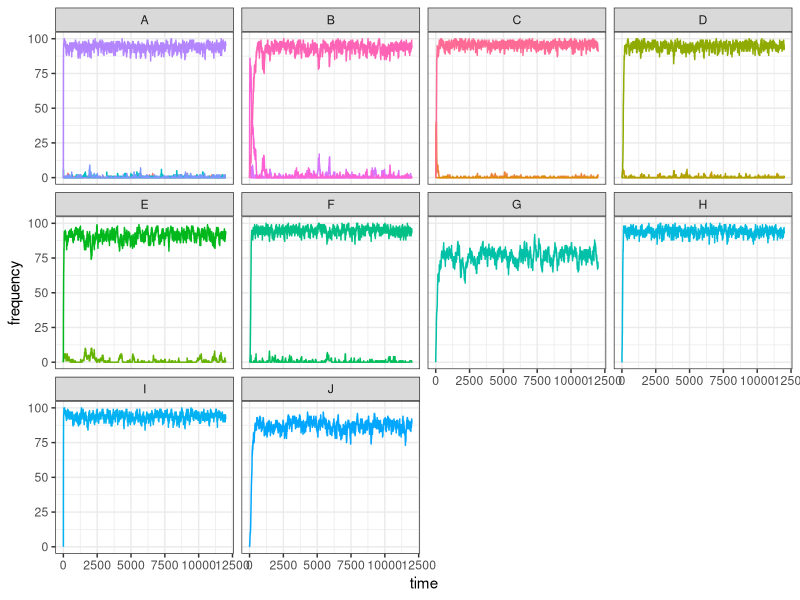
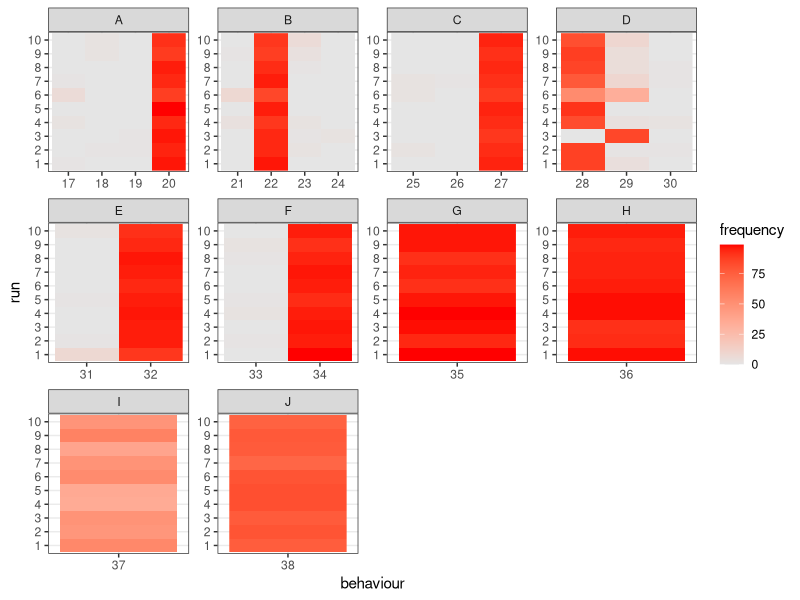

R code for these plots, in order:
## ---- chunk 1
knitr::opts_chunk$set(echo = TRUE)
## ---- chunk 2
N <- 100
pop <- matrix(c(rep(0, 38 * N), sample(1:300, N, replace = TRUE)), nrow = N, byrow = FALSE)
## ---- chunk 3
nut_y <- sum(pop[1, 17:20]) + sum(pop[1, 25:27]) + sum(pop[1, 31:32]) + pop[1, 35] + pop[1, 37]
nut_z <- sum(pop[1, 21:24]) + sum(pop[1, 28:30]) + sum(pop[1, 33:34]) + pop[1, 36] + pop[1, 38]

state <- 1 - abs(nut_y - nut_z) / 5
## ---- chunk 4
state <- 1 - abs(1 - 2) / 5
state
## ---- chunk 5
library(tidyverse)

set_oranzees_environment <- function() {
  list_pop <- c("Uossob", "Iat Forest", "Ebmog", "Elaham", "Elabik", "Ognodub")
  output <- tibble(
    population = rep(list_pop, each = 38),
    behaviour = as.factor(rep(1:38, 6)),
    type = rep(c(rep("social", 16), rep("food-related", 22)), 6),
    category = rep(c(
      rep("play", 4), rep("display", 4), rep("groom", 4), rep("courthsip", 4),
      "A", "A", "A", "A", "B", "B", "B", "B", "C", "C", "C", "D", "D", "D", "E", "E", "F", "F", "G", "H", "I", "J"
    ), 6),
    nutrient = rep(c(rep(NA, 16), "Y", "Y", "Y", "Y", "Z", "Z", "Z", "Z", "Y", "Y", "Y", "Z", "Z", "Z", "Y", "Y", "Z", "Z", "Y", "Z", "Y", "Z"), 6),
    p_g = rep(NA, 38 * 6),
    p_e = rep(NA, 38 * 6)
  )

  env_or_x <- c(220, 230, 700, 705, 710, 750)
  env_or_y <- c(660, 610, 450, 430, 510, 550)

  # genetic predispositions:
  x_g <- sample(1:1000, 38)
  y_g <- sample(1:1000, 38)

  # ecological availability:
  x_e <- sample(1:1000, 38)
  y_e <- sample(1:1000, 38)

  for (i in 1:6) {
    for (behav in 1:38) {
      output[output$population == list_pop[i] & output$behaviour == behav, ]$p_g <- 1 - sqrt((x_g[behav] - env_or_x[i])^2 + (y_g[behav] - env_or_y[i])^2) / 1000

      if (behav > 16) { # only for food-related behaviours:
        output[output$population == list_pop[i] & output$behaviour == behav, ]$p_e <- 1 - sqrt((x_e[behav] - env_or_x[i])^2 + (y_e[behav] - env_or_y[i])^2) / 500
      }
    }
  }

  # replace negative values with 0s:
  if (dim(output[output$p_g < 0, ])[1] > 0) {
    output[output$p_g < 0, ]$p_g <- 0
  }
  if (dim(output[output$p_e < 0 & !is.na(output$p_e), ])[1] > 0) {
    output[output$p_e < 0 & !is.na(output$p_e), ]$p_e <- 0
  }

  # return the tibble:
  output
}
## ---- chunk 6
oranzees_environment <- set_oranzees_environment()
test_environment <- oranzees_environment %>%
  filter(population == "Uossob")
## ---- chunk 7

food_behaviours <- which(pop[1, 17:38] > 0) + 16
if (length(food_behaviours) > 1) {
  amount <- test_environment$p_e[food_behaviours]
  nutrients <- test_environment$nutrient[food_behaviours]
  if (length(unique(nutrients)) > 1) {
    state <- ((1 - abs(sum(amount[nutrients == "Y"]) - sum(amount[nutrients == "Z"])) / 5) + sum(amount) / 10) / 2
  } else {
    state <- 0
  }
} else {
  state <- 0
}
## ---- chunk 8
state <- rep(0, N)
p_state <- rep(NA, N)
for (i in 1:N) {
  food_behaviours <- which(pop[i, 17:38] > 0) + 16
  if (length(food_behaviours) > 1) {
    amount <- test_environment$p_e[food_behaviours]
    nutrients <- test_environment$nutrient[food_behaviours]
    if (length(unique(nutrients)) > 1) {
      state[i] <- ((1 - abs(sum(amount[nutrients == "Y"]) - sum(amount[nutrients == "Z"])) / 5) + sum(amount) / 10) / 2
    } else {
      state[i] <- 0
    }
  } else {
    state[i] <- 0
  }
  p_state[i] <- rnorm(1, mean = 1 - state[i], sd = .05)
}
## ---- chunk 9
head(p_state)
## ---- chunk 10
test_environment$p_e <- c(rep(NA, 16), 1, 1, 1, 1, 0, 0, 0, 0, 0, 0, 0, 1, 1, 1, 0.5, 0.5, 0.5, 0.5, 1, 0, 0, 1)
## ---- chunk 11
pop[1, c(17, 28, 31, 33, 35, 38)] <- 1
## ---- chunk 12
pop[2, c(17, 31, 33, 35)] <- 1
## ---- chunk 13
pop[3, c(29, 34, 38)] <- 1
## ---- chunk 14
pop[4, c(31, 34)] <- 1
## ---- chunk 15
state <- rep(0, N)
p_state <- rep(NA, N)
for (i in 1:N) {
  food_behaviours <- which(pop[i, 17:38] > 0) + 16
  if (length(food_behaviours) > 1) {
    amount <- test_environment$p_e[food_behaviours]
    nutrients <- test_environment$nutrient[food_behaviours]
    if (length(unique(nutrients)) > 1) {
      state[i] <- ((1 - abs(sum(amount[nutrients == "Y"]) - sum(amount[nutrients == "Z"])) / 5) + sum(amount) / 10) / 2
    } else {
      state[i] <- 0
    }
  } else {
    state[i] <- 0
  }
  p_state[i] <- rnorm(1, mean = 1 - state[i], sd = .05)
}
## ---- chunk 16
head(p_state)
## ---- chunk 17
test_oranzees3 <- function(t_max) {
  oranzees_environment <- set_oranzees_environment()
  test_environment <- oranzees_environment %>%
    filter(population == "Uossob")

  N <- 100

  pop <- matrix(c(rep(0, 38 * N), sample(1:300, N, replace = TRUE)), nrow = N, byrow = FALSE)

  output <- matrix(nrow = t_max, ncol = 22)

  for (t in 1:t_max) {
    output[t, ] <- colSums(pop[, 17:38])
    # demographic bit:
    pop[, 39] <- pop[, 39] + 1
    pop[pop[, 39] >= 720, ] <- 0
    old <- which(pop[, 39] > 300)
    dead <- sample(c(TRUE, FALSE), length(old), prob = c(.01, .99), replace = TRUE)
    pop[old[dead], ] <- 0
    # innovation bit:
    for (i in 1:N) {
      food_behaviours <- which(pop[i, 17:38] > 0) + 16
      if (length(food_behaviours) > 1) {
        amount <- test_environment$p_e[food_behaviours]
        nutrients <- test_environment$nutrient[food_behaviours]
        if (length(unique(nutrients)) > 1) {
          state <- ((1 - abs(sum(amount[nutrients == "Y"]) - sum(amount[nutrients == "Z"])) / 5) + sum(amount) / 10) / 2
        } else {
          state <- 0
        }
      } else {
        state <- 0
      }
      p_state <- rnorm(1, mean = 1 - state, sd = .05)
      if (runif(1) < p_state) {
        p_peering <- rnorm(22, mean = colSums(pop[, 17:38]), sd = 1)
        p_peering[p_peering < 0] <- 0
        innovation_i <- sample(17:38, 1, prob = p_peering)
        if (runif(1) < test_environment$p_g[innovation_i]) {
          if (innovation_i <= 20) {
            pop[i, 17:20] <- 0
            pop[i, innovation_i] <- 1
          } else if (innovation_i > 20 & innovation_i <= 24) {
            pop[i, 21:24] <- 0
            pop[i, innovation_i] <- 1
          } else if (innovation_i > 24 & innovation_i <= 27) {
            pop[i, 25:27] <- 0
            pop[i, innovation_i] <- 1
          } else if (innovation_i > 27 & innovation_i <= 30) {
            pop[i, 28:30] <- 0
            pop[i, innovation_i] <- 1
          } else if (innovation_i > 30 & innovation_i <= 32) {
            pop[i, 31:32] <- 0
            pop[i, innovation_i] <- 1
          } else if (innovation_i > 32 & innovation_i <= 34) {
            pop[i, 33:34] <- 0
            pop[i, innovation_i] <- 1
          } else {
            pop[i, innovation_i] <- 1
          }
        }
      }
    }
  }
  output
}
## ---- chunk 18
t_max <- 12000
my_test <- test_oranzees3(t_max)
## ---- chunk 19
my_test <- gather(as_tibble(my_test), 1:22, key = "behaviour", value = "frequency")
data_to_plot <- tibble(
  behaviour = my_test$behaviour,
  frequency = my_test$frequency,
  time = rep(1:t_max, 22),
  category = as_factor(c(
    rep("A", t_max * 4), rep("B", t_max * 4), rep("C", t_max * 3), rep("D", t_max * 3),
    rep("E", t_max * 2), rep("F", t_max * 2), rep("G", t_max), rep("H", t_max),
    rep("I", t_max), rep("J", t_max)
  ))
)

ggplot(data = data_to_plot) +
  geom_line(aes(x = time, y = frequency, color = behaviour)) +
  facet_wrap(~category) +
  theme_bw() +
  theme(legend.position = "none")
## ---- chunk 20
test_oranzees4 <- function(t_max) {
  N <- 100

  pop <- matrix(c(rep(0, 38 * N), sample(1:300, N, replace = TRUE)), nrow = N, byrow = FALSE)

  for (t in 1:t_max) {
    # demographic bit:
    pop[, 39] <- pop[, 39] + 1
    pop[pop[, 39] >= 720, ] <- 0
    old <- which(pop[, 39] > 300)
    dead <- sample(c(TRUE, FALSE), length(old), prob = c(.01, .99), replace = TRUE)
    pop[old[dead], ] <- 0
    # innovation bit:
    for (i in 1:N) {
      food_behaviours <- which(pop[i, 17:38] > 0) + 16
      if (length(food_behaviours) > 1) {
        amount <- test_environment$p_e[food_behaviours]
        nutrients <- test_environment$nutrient[food_behaviours]
        if (length(unique(nutrients)) > 1) {
          state <- ((1 - abs(sum(amount[nutrients == "Y"]) - sum(amount[nutrients == "Z"])) / 5) + sum(amount) / 10) / 2
        } else {
          state <- 0
        }
      } else {
        state <- 0
      }
      p_state <- rnorm(1, mean = 1 - state, sd = .05)
      if (runif(1) < p_state) {
        p_peering <- rnorm(22, mean = colSums(pop[, 17:38]), sd = 1)
        p_peering[p_peering < 0] <- 0
        innovation_i <- sample(17:38, 1, prob = p_peering)
        if (runif(1) < test_environment$p_g[innovation_i]) {
          if (innovation_i <= 20) {
            pop[i, 17:20] <- 0
            pop[i, innovation_i] <- 1
          } else if (innovation_i > 20 & innovation_i <= 24) {
            pop[i, 21:24] <- 0
            pop[i, innovation_i] <- 1
          } else if (innovation_i > 24 & innovation_i <= 27) {
            pop[i, 25:27] <- 0
            pop[i, innovation_i] <- 1
          } else if (innovation_i > 27 & innovation_i <= 30) {
            pop[i, 28:30] <- 0
            pop[i, innovation_i] <- 1
          } else if (innovation_i > 30 & innovation_i <= 32) {
            pop[i, 31:32] <- 0
            pop[i, innovation_i] <- 1
          } else if (innovation_i > 32 & innovation_i <= 34) {
            pop[i, 33:34] <- 0
            pop[i, innovation_i] <- 1
          } else {
            pop[i, innovation_i] <- 1
          }
        }
      }
    }
  }
  output <- colSums(pop[, 17:38])
}
## ---- chunk 21
library(reshape2)
results <- as.matrix(read.table("output/food_test1.csv"))
colnames(results) <- 17:38

as_tibble(melt(results, varnames = c("run", "behaviour"), value.name = "frequency")) %>%
  mutate(run = as_factor(run), behaviour = as_factor(behaviour)) %>%
  add_column(category = as_factor(c(
    rep("A", 40), rep("B", 40), rep("C", 30), rep("D", 30),
    rep("E", 20), rep("F", 20), rep("G", 10), rep("H", 10),
    rep("I", 10), rep("J", 10)
  ))) %>%
  ggplot() +
  geom_raster(aes(x = behaviour, y = run, fill = frequency)) +
  facet_wrap(~category, scales = "free") +
  scale_fill_gradient(low = "grey90", high = "red") +
  theme_bw()
